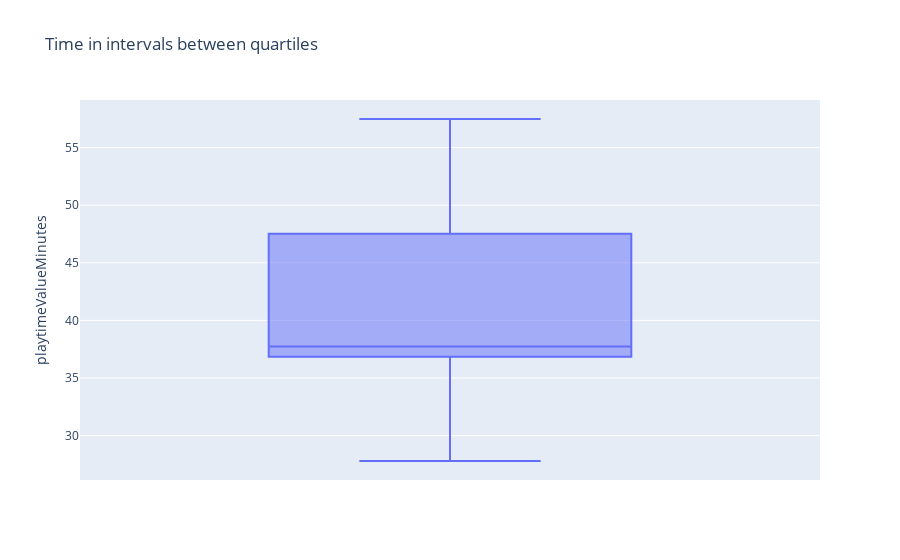

Notebook code cell kept with this figure:
### Code cell
fig = px.box(total_time_player, y="playtimeValueMinutes", title = 'Time in intervals between quartiles')
fig.show()

### Figure 1 — Plotly figure (JSON) as saved in the notebook; plotly's stock layout.template omitted (floating-point values rounded to 4 significant figures)
{"data": [{"alignmentgroup": "True", "hovertemplate": "playtimeValueMinutes=%{y}<extra></extra>", "legendgroup": "", "marker": {"color": "#636efa"}, "name": "", "notched": false, "offsetgroup": "", "orientation": "v", "showlegend": false, "type": "box", "x0": " ", "xaxis": "x", "y": [37.7, 47.52, 35.17, 36.85, 48.18, 39.72, 27.8, 37.77, 57.48, 36.85], "y0": " ", "yaxis": "y"}], "layout": {"boxmode": "group", "legend": {"tracegroupgap": 0}, "title": {"text": "Time in intervals between quartiles"}, "xaxis": {"anchor": "y", "domain": [0, 1]}, "yaxis": {"anchor": "x", "domain": [0, 1], "title": {"text": "playtimeValueMinutes"}}}}
